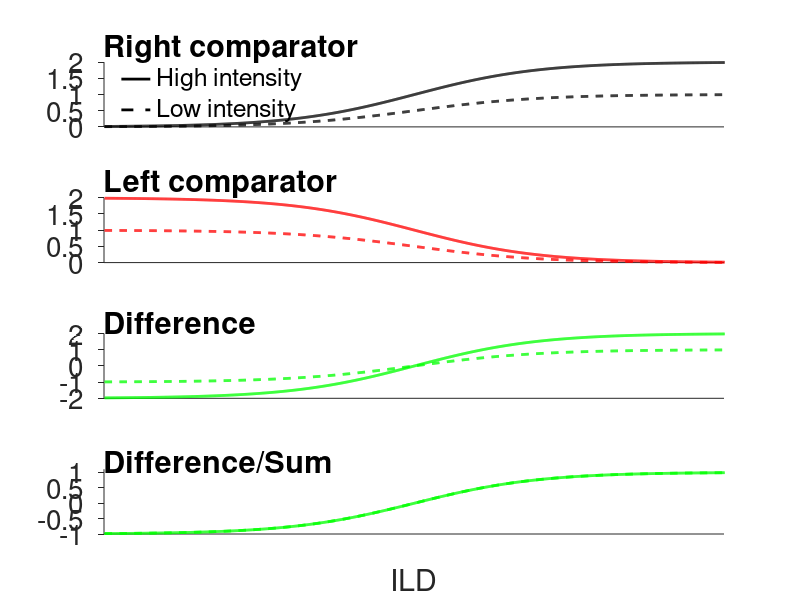

This chart was generated by the following MATLAB code: (Note: this script raises an error after producing the figure.)
close all

set(0,'DefaultAxesFontSize', 20)
set(0,'DefaultFigureColor','w')
set(0,'DefaultAxesBox','off')

t = -5:0.01:5; 
sig = 1./(1+(exp(-t))); 
figure()
subplot(4,1,1) 
plot(2.*sig,'k','Linewidth',2)
hold on 
plot(sig,'k--','Linewidth',2)
legend({'High intensity','Low intensity'},'Location','West')
legend boxoff
xlim([0 1000])
% ylim([0 1.5])
set(gca,'TickDir','out','XTick',[],'Box','off')
% ylabel('Activity')
t = title('Right comparator');
set(t,'HorizontalAlignment','left','Position',[0 2 0]); 

subplot(4,1,2) 
plot(1-sig,'r--','Linewidth',2)
hold on 
plot(2.*(1-sig),'r','Linewidth',2)
xlim([0 1000])
% ylabel('Neural activity') 
% ylim([0 1.5])
set(gca,'TickDir','out','XTick',[],'Box','off')
% ylabel('Activity')
t = title('Left comparator');
set(t,'HorizontalAlignment','left','Position',[0 2 0]); 

subplot(4,1,3) 
plot((sig - (1-sig)),'g--','Linewidth',2)
hold on 
plot((2.*sig - 2.*(1-sig)),'g','Linewidth',2)
xlim([0 1000])
set(gca,'TickDir','out','XTick',[],'Box','off')
% ylabel('Difference')
t = title('Difference');
set(t,'HorizontalAlignment','left','Position',[0 2 0]); 

subplot(4,1,4) 
plot((sig - (1-sig))./(sig + (1-sig)),'g--','Linewidth',2)
hold on 
plot((2.*sig - 2.*(1-sig))./(2.*sig + 2.*(1-sig)),'g','Linewidth',2)
xlim([0 1000])
xlabel('ILD')
ylim([-1 1.1])
set(gca,'TickDir','out','XTick',[],'Box','off')
t = title('Difference/Sum');
set(t,'HorizontalAlignment','left','Position',[0 1 0]); 

suplabel('Activity (arbitrary units)','y')
% spaceplots
% spaceplots([1 0 0 0],[.2])
